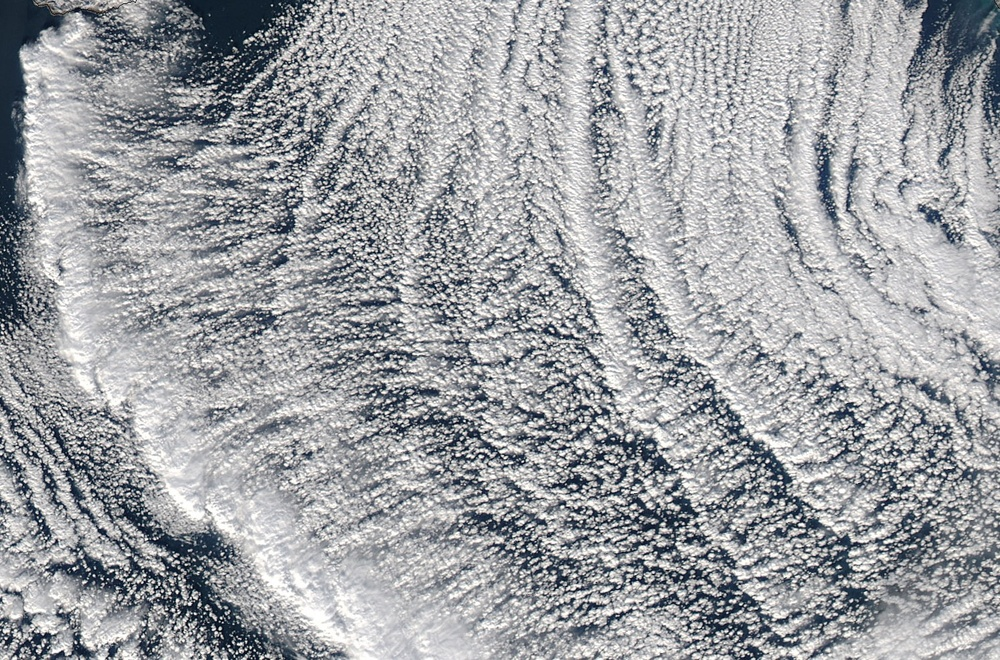
#> input picture cropped_test.jpg, 1000 x 660 px, shrunk from 1487 x 981 before the run
$ jupyter execute --allow-errors Part1.ipynb   (shell and % lines are left out)   (older library calls are emulated)
#> lines starting #> are read from the running program, lines starting #| are printed output that depends on the picture
[cell 1]
from PIL import Image
import imageio
import numpy as np
import matplotlib.pyplot as plt
import pandas as pd
import cv2
from scipy import ndimage as ndi
from skimage import feature
from skimage.color import rgb2gray
from skimage import io

[cell 2]
im =cv2.imread('cropped_test.jpg')
#> im is the input picture: shape (660, 1000, 3); mean B, G, R 164.8, 161.2, 159.1
hsv=cv2.cvtColor(im, cv2.COLOR_BGR2HSV)
#> hsv: shape (660, 1000, 3); mean H, S, V 93.2, 20.5, 165.8
figure_size = 9
gray = cv2.cvtColor(im, cv2.COLOR_BGR2GRAY)


print('Original image')
print('Shape of the image : {}'.format(im.shape))
#| Shape of the image : (660, 1000, 3)
print('Image Hight {}'.format(im.shape[0]))
#| Image Hight 660
print('Image Width {}'.format(im.shape[1]))
#| Image Width 1000
print('Dimension of Image {}'.format(im.ndim))
#| Dimension of Image 3
print()
print()

print('Grayscale image')
print('Shape of the image : {}'.format(gray.shape))
#| Shape of the image : (660, 1000)
print('Image Hight {}'.format(gray.shape[0]))
#| Image Hight 660
print('Image Width {}'.format(gray.shape[1]))
#| Image Width 1000
print('Dimension of Image {}'.format(gray.ndim))
#| Dimension of Image 2

## Denoising

[cell 3]
gray_denoised = cv2.fastNlMeansDenoising(gray,10,10,7,21)
plt.imshow(gray_denoised)

## Median/Mean Blur low-pass filter on the denoised Image
> I did not really see the huge difference between using either so have left both on here. The commented one is median, currently mean is being implemented. (Haven't renamed the variable since it is used below :P)

[cell 4]
# [5 lines of commented-out code are left out]

median_image =cv2.GaussianBlur(gray_denoised,(9,9),cv2.BORDER_DEFAULT,)
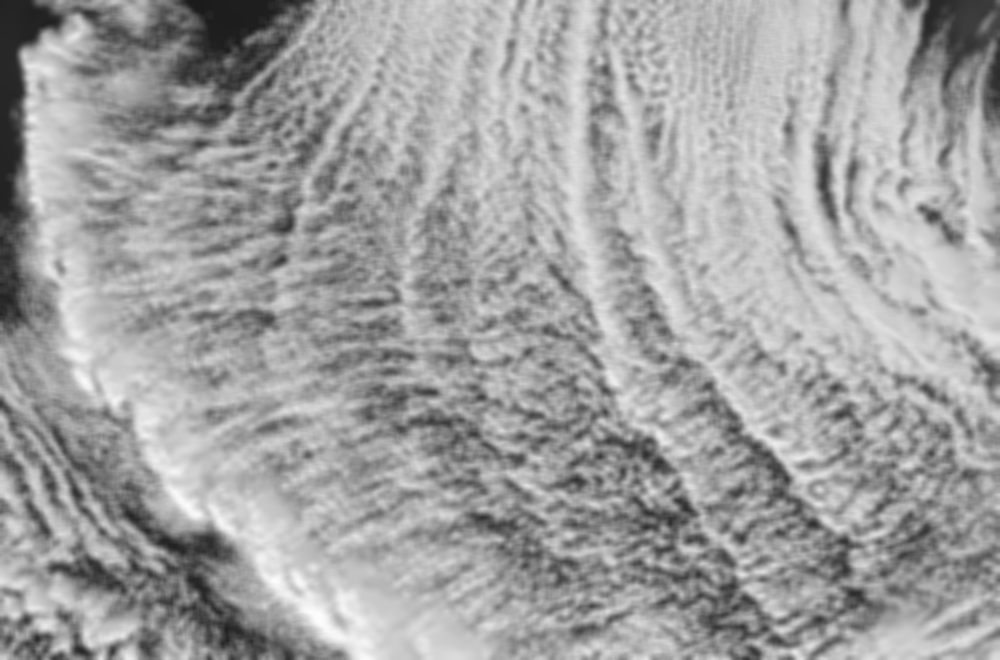
#> median_image: shape (660, 1000); min 26, max 253, mean 161
plt.imshow(median_image)

## Open with CV2 + Sobel Edge

[cell 5]
# convolute with proper kernels
laplacian = cv2.Laplacian(median_image,cv2.CV_64F)
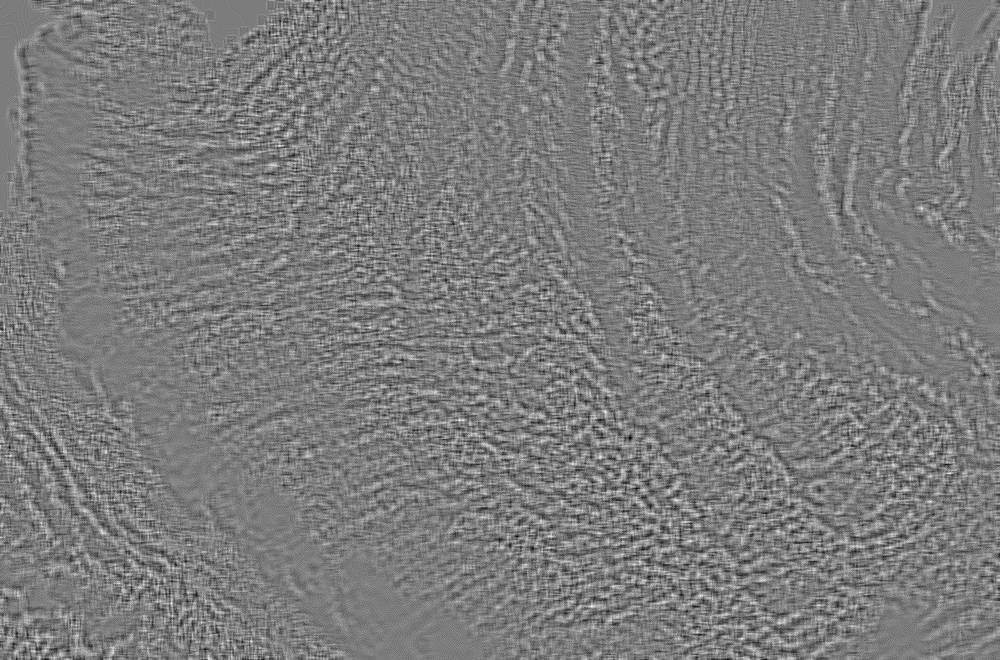
#> laplacian: shape (660, 1000) float64; min -22, max 23, mean 0; drawn with min black and max white
sobelx = cv2.Sobel(median_image,cv2.CV_64F,1,0,ksize=17)  # x
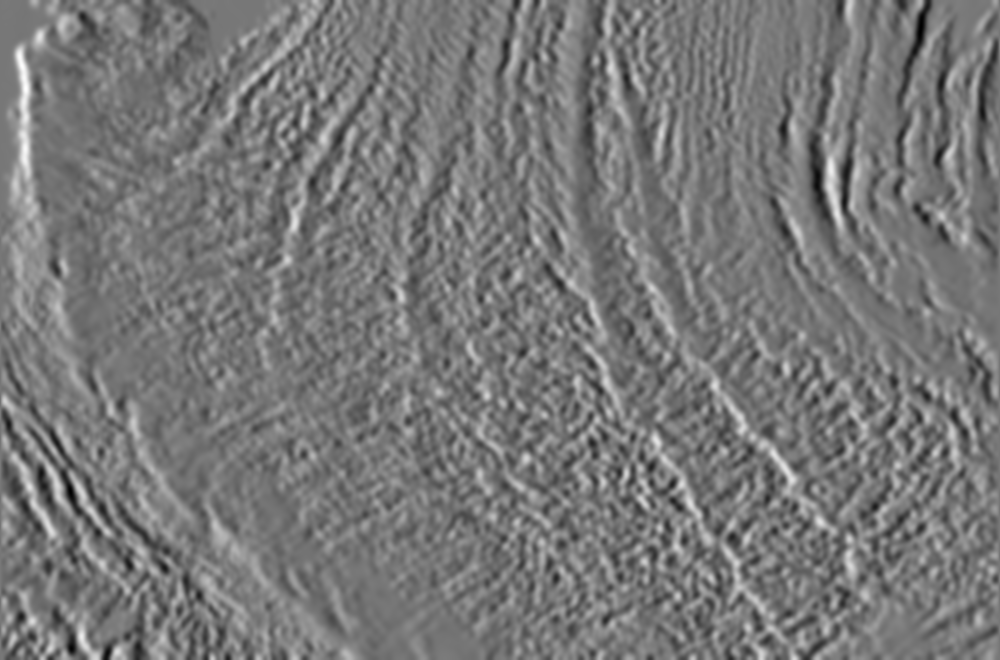
#> sobelx: shape (660, 1000) float64; min -3.75e+10, max 4.23e+10, mean 99123389; drawn with min black and max white
sobely = cv2.Sobel(median_image,cv2.CV_64F,0,1,ksize=17)  # y
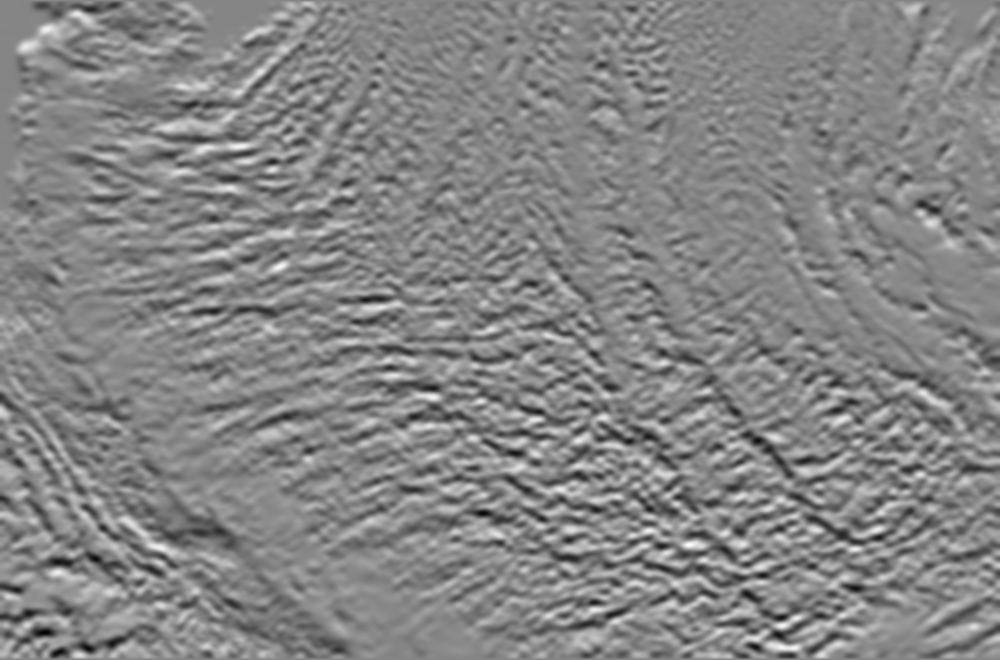
#> sobely: shape (660, 1000) float64; min -4.14e+10, max 3.79e+10, mean 75074872.1; drawn with min black and max white
total_sobel=(sobelx**2+sobely**2)**0.5
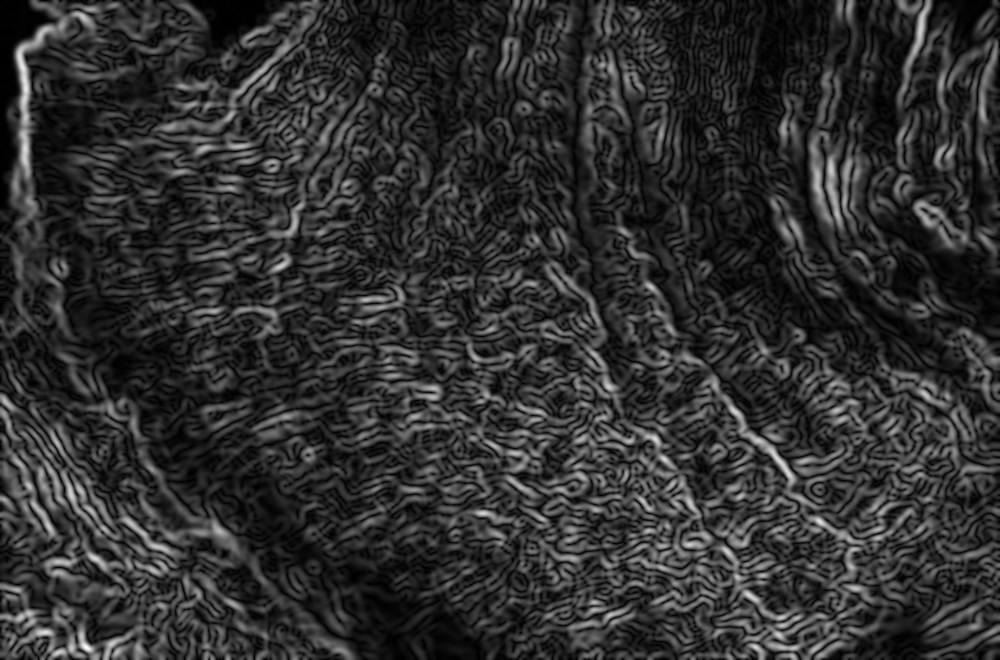
#> total_sobel: shape (660, 1000) float64; min 0, max 4.7e+10, mean 8.9e+09; drawn with min black and max white

plt.subplot(2,3,1),plt.imshow(median_image,cmap = 'gray')
plt.title('Original'), plt.xticks([]), plt.yticks([])
plt.subplot(2,3,2),plt.imshow(laplacian,cmap = 'gray')
plt.title('Laplacian'), plt.xticks([]), plt.yticks([])
plt.subplot(2,3,3),plt.imshow(median_image+laplacian,cmap = 'gray')
plt.title('Resulting Laplacian'), plt.xticks([]), plt.yticks([])

plt.subplot(2,3,4),plt.imshow(sobelx,cmap = 'gray')
plt.title('Sobel X'), plt.xticks([]), plt.yticks([])
plt.subplot(2,3,5),plt.imshow(sobely,cmap = 'gray')
plt.title('Sobel Y'), plt.xticks([]), plt.yticks([])
plt.subplot(2,3,6),plt.imshow(median_image+total_sobel,cmap = 'gray')
plt.title('Resulting Sobel'), plt.xticks([]), plt.yticks([])

plt.show()
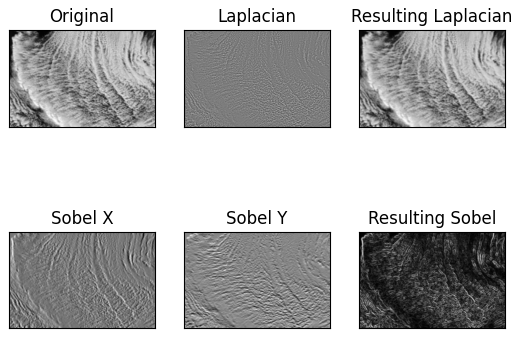
#> figure drawn by matplotlib, 6 panels

[cell 6]
resulting_sobel=median_image+total_sobel
plt.imshow(resulting_sobel,cmap = 'gray')
plt.title("Resulting Sobel Image")
#> (the rest of this cell did not finish here and is left out)
